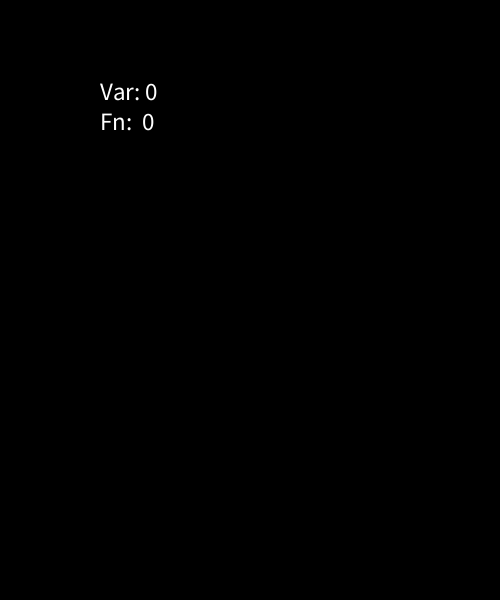
Frame 1 (no input)
Frame 60 (the mouse pressed at the canvas centre just before this capture): identical to frame 1, image omitted
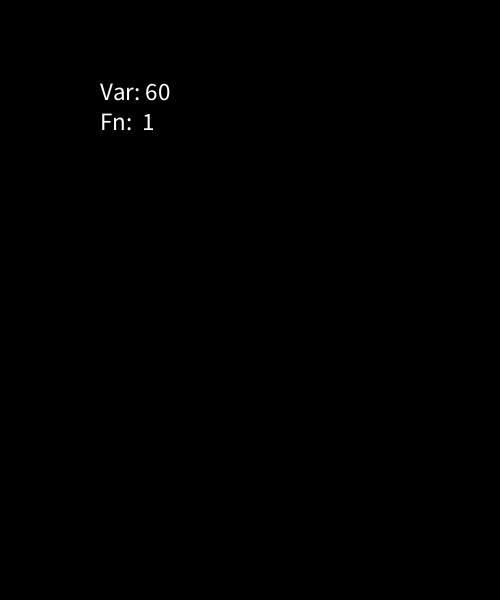
Frame 120 (the mouse held since frame 60 and released just before this capture)

The Processing sketch that drew these frames (run headless with seeded random() and noise(); from frame 60 on, the mouse is pressed at the canvas centre):

// Processing sketch: w6_07_mousePressed_var_vs_fn
// ── w6_07_mousePressed_var_vs_fn.pde
// IMA @ NYU Shanghai
// Interaction Lab
// Mouse & Keyboard Interaction

int count_mousePressedVariable = 0;
int count_mousePressedFunction = 0;

void setup() {
  size(500,600);
  textSize(25);
}

void draw() {
  background(0);
  if (mousePressed) {
    count_mousePressedVariable++;
  }
  
  text("Var: " + count_mousePressedVariable, 100,100);
  text("Fn:  " + count_mousePressedFunction, 100,130);
}

void mousePressed() {
  count_mousePressedFunction++;
}
